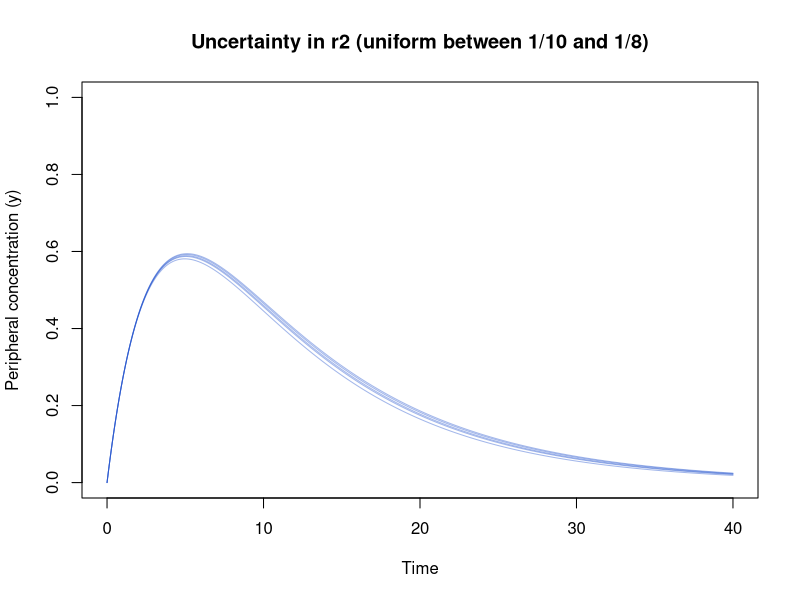

Write R code to recreate this figure.
## ---- chunk 1
library(deSolve)

func_drug_conc <- function(t, state, parms) {
    x <- state["x"]
    y <- state["y"]
    r1 <- parms["r1"]
    r2 <- parms["r2"]
    
    dx <- -r1 * x
    dy <-  r1 * x - r2 * y
    
    return(list(c(dx, dy)))
}

init  <- c(x = 1, y = 0)
times <- seq(0, 40, 0.01)


r1 <- 1/3
r2_vals <- runif(5, min = 1/10, max = 1/8)  


plot(0, 0, type = "n", xlim = c(0, 40), ylim = c(0, 1),
     xlab = "Time", ylab = "Peripheral concentration (y)",
     main = "Uncertainty in r2 (uniform between 1/10 and 1/8)")


for (r2 in r2_vals) {
    parms <- c(r1 = r1, r2 = r2)
    out <- deSolve::ode(y = init, times = times, func = func_drug_conc, parms = parms, method = "euler")
    
    lines(out[, "time"], out[, "y"], col = rgb(0.1, 0.3, 0.8, 0.4))
}

                 
